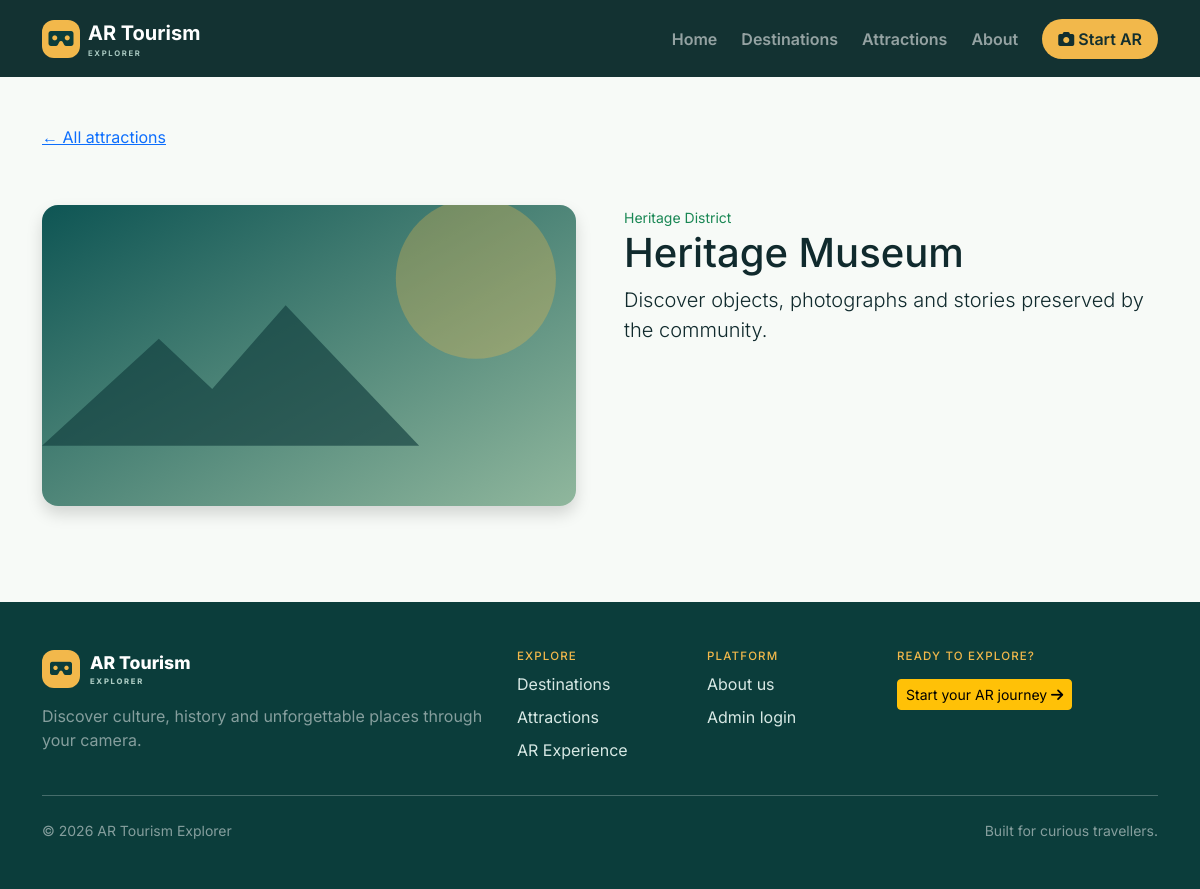
Page /attraction.php?slug=heritage-museum on the committed database.
### tables this page shows
CREATE TABLE attractions (
    id INT UNSIGNED AUTO_INCREMENT PRIMARY KEY,
    destination_id INT UNSIGNED NOT NULL,
    category_id INT UNSIGNED NULL,
    name VARCHAR(160) NOT NULL,
    slug VARCHAR(180) UNIQUE NOT NULL,
    short_description VARCHAR(300),
    description TEXT,
    main_image VARCHAR(255),
    youtube_url VARCHAR(500),
    website_url VARCHAR(500),
    maps_url VARCHAR(500),
    latitude DECIMAL(10, 7) NULL,
    longitude DECIMAL(10, 7) NULL,
    opening_hours VARCHAR(255),
    entry_information VARCHAR(255),
    status ENUM('active', 'inactive') DEFAULT 'active',
    display_order INT DEFAULT 0,
    created_at TIMESTAMP DEFAULT CURRENT_TIMESTAMP,
    updated_at TIMESTAMP DEFAULT CURRENT_TIMESTAMP ON UPDATE CURRENT_TIMESTAMP,
    FOREIGN KEY (destination_id) REFERENCES destinations(id) ON DELETE CASCADE,
    FOREIGN KEY (category_id) REFERENCES categories(id) ON DELETE SET NULL,
    INDEX (status),
    INDEX (destination_id)
);

CREATE TABLE destinations (
    id INT UNSIGNED AUTO_INCREMENT PRIMARY KEY,
    category_id INT UNSIGNED NULL,
    name VARCHAR(160) NOT NULL,
    slug VARCHAR(180) UNIQUE NOT NULL,
    short_description VARCHAR(300),
    description TEXT,
    cover_image VARCHAR(255),
    location VARCHAR(190),
    latitude DECIMAL(10, 7) NULL,
    longitude DECIMAL(10, 7) NULL,
    maps_url VARCHAR(500),
    status ENUM('active', 'inactive') DEFAULT 'active',
    created_at TIMESTAMP DEFAULT CURRENT_TIMESTAMP,
    updated_at TIMESTAMP DEFAULT CURRENT_TIMESTAMP ON UPDATE CURRENT_TIMESTAMP,
    FOREIGN KEY (category_id) REFERENCES categories(id) ON DELETE SET NULL,
    INDEX (status),
    INDEX (name)
);

### includes/functions.php (called while the page is built, shortened)
<?php
require_once __DIR__ . '/database.php';
function e(?string $value): string
{
    return htmlspecialchars($value ?? '', ENT_QUOTES, 'UTF-8');
}
function url(string $path = ''): string
{
    return BASE_URL . '/' . ltrim($path, '/');
}
function asset(string $path): string
{
    return url('assets/' . ltrim($path, '/'));
}

### includes/database.php (called while the page is built, shortened)
<?php
function db(): PDO
{
    static $pdo;
    if (!$pdo) {
        $pdo = new PDO(
            'mysql:host=' . DB_HOST . ';port=' . PORT . ';dbname=' . DB_NAME . ';charset=utf8mb4',
            DB_USER,
            DB_PASS,
            [
                PDO::ATTR_ERRMODE => PDO::ERRMODE_EXCEPTION,
                PDO::ATTR_DEFAULT_FETCH_MODE => PDO::FETCH_ASSOC,
                PDO::ATTR_EMULATE_PREPARES => false,
            ]
        );
    }
    return $pdo;
}

### attraction.php (the view, shortened to what this page needs)
<?php require_once __DIR__.'/includes/functions.php';$slug=$_GET['slug']??''; try {
    $s=db()->prepare("SELECT a.*,d.name destination_name FROM attractions a JOIN destinations d ON d.id=a.destination_id WHERE a.slug=? AND a.status='active'");
    $s->execute([$slug]);
    $a=$s->fetch();
} catch (Throwable $error) {
    $fallback=['heritage-museum'=>['name'=>'Heritage Museum','destination_name'=>'Heritage District','short_description'=>'A hands-on journey through local history.','description'=>'Discover objects, photographs and stories preserved by the community.','main_image'=>'','maps_url'=>'','youtube_url'=>''],'forest-lookout'=>['name'=>'Forest Lookout','destination_name'=>'Nature Escape','short_description'=>'A panoramic nature viewpoint.','description'=>'Follow the trail to a scenic lookout and enjoy the landscape.','main_image'=>'','maps_url'=>'','youtube_url'=>''],'crafts-market'=>['name'=>'Crafts Market','destination_name'=>'Cultural Village','short_description'=>'Meet makers and discover handmade treasures.','description'=>'Browse handmade goods and meet the people behind local traditions.','main_image'=>'','maps_url'=>'','youtube_url'=>'']];
    $a=$fallback[$slug]??null;
} if (!$a) {
    http_response_code(404);
    exit('Attraction not found');
}require __DIR__.'/includes/header.php';?><section class="container py-5"><a href="<?=url('attractions.php')?>">&larr; All attractions</a><div class="row g-5 mt-2"><div class="col-lg-6"><img class="img-fluid rounded-4 shadow" src="<?=$a['main_image'] ? asset($a['main_image']) : asset('images/hero.svg')?>" alt="<?=e($a['name'])?>"></div><div class="col-lg-6"><small class="text-success"><?=e($a['destination_name'])?></small><h1 class="section-title"><?=e($a['name'])?></h1><p class="lead"><?=e($a['description'])?></p></div></div></section><?php require __DIR__.'/includes/footer.php';?>

### assets/css/app.css (style rules this page uses)
:root { --ink: #102a2d; --green: #126b5d; --green-dark: #0b3d3b; --gold: #f2b84b; --cream: #f7faf7; }
* { box-sizing: border-box; }
body { font-family: Inter, sans-serif; color: var(--ink); background: var(--cream); }

### rows in the picture
attractions: destination.name "Heritage District", name "Heritage Museum", description "Discover objects, photographs and stories preserved by the community."
